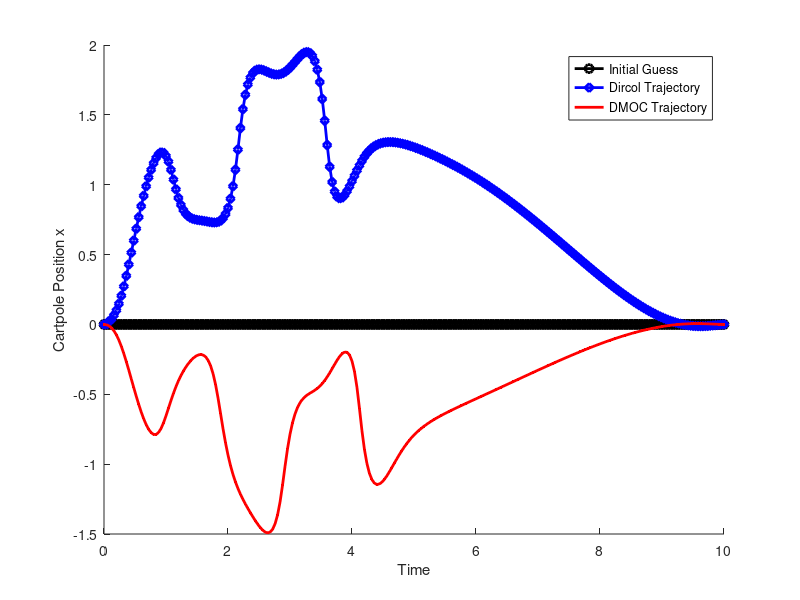
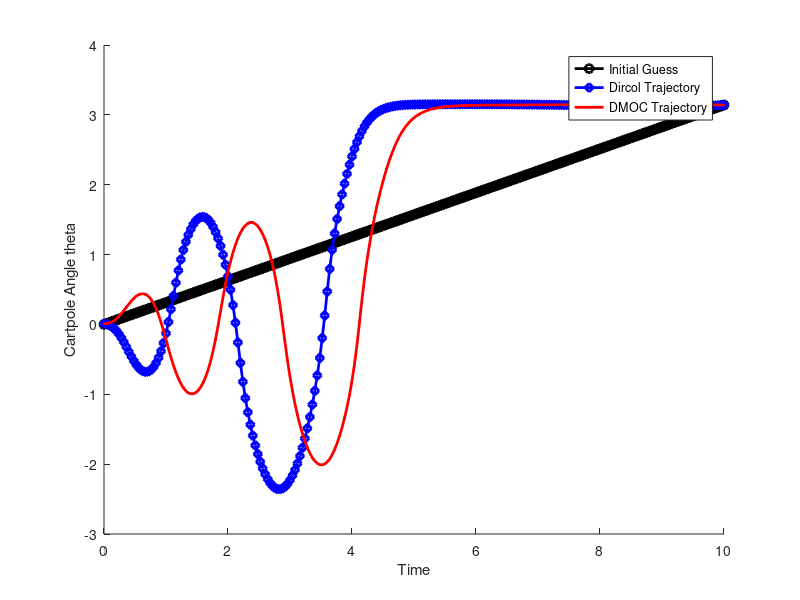
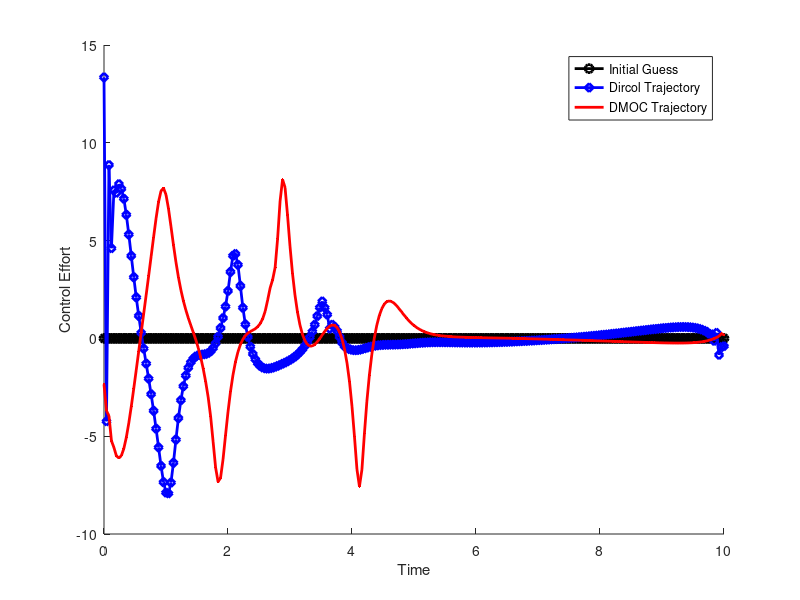

These figures' MATLAB source, in order: (Note: this script raises an error after producing the figures.)
%make plots

%%
clear all;
close all;

load optimTraj3;
load dircolTraj1a;
load cartpoleparams;

figure;
hold on;
plot(tcp,optimInitGuess(1,:),'ko-','LineWidth',2);
plot(tcp,dircolTraj(1,:),'bd-','LineWidth',2);
plot(tcp,optimTraj(1,:),'r.-','LineWidth',2);
xlabel('Time');
ylabel('Cartpole Position x');
legend('Initial Guess','Dircol Trajectory','DMOC Trajectory');

figure;
hold on;
plot(tcp,optimInitGuess(2,:),'ko-','LineWidth',2);
plot(tcp,dircolTraj(2,:),'bd-','LineWidth',2);
plot(tcp,optimTraj(2,:),'r.-','LineWidth',2);
xlabel('Time');
ylabel('Cartpole Angle theta');
legend('Initial Guess','Dircol Trajectory','DMOC Trajectory');

figure;
hold on;
plot(tcp,optimInitGuess(5,:),'ko-','LineWidth',2);
plot(tcp,dircolTraj(5,:),'bd-','LineWidth',2);
plot(tcp,optimTraj(3,:),'r.-','LineWidth',2);
xlabel('Time');
ylabel('Control Effort');
legend('Initial Guess','Dircol Trajectory','DMOC Trajectory');

disp(['Dircol cost: ' num2str(cartpoleObFunDircol(dircolTraj,tcp,params))]);
disp(['DMOC cost: ' num2str(cartpoleObFun(optimTraj,tcp,params))]);

%%
clear all;
close all

load optimTraj4;
load dircolTraj2;
load cartpoleparams;

figure;
hold on;
plot(tcp,optimInitGuess(1,:),'ko-','LineWidth',2);
plot(tcp,dircolTraj(1,:),'bd-','LineWidth',2);
plot(tcp,optimTraj(1,:),'r.-','LineWidth',2);
xlabel('Time');
ylabel('Cartpole Position x');
legend('Initial Guess','Dircol Trajectory','DMOC Trajectory');

figure;
hold on;
plot(tcp,optimInitGuess(2,:),'ko-','LineWidth',2);
plot(tcp,dircolTraj(2,:),'bd-','LineWidth',2);
plot(tcp,optimTraj(2,:),'r.-','LineWidth',2);
xlabel('Time');
ylabel('Cartpole Angle theta');
legend('Initial Guess','Dircol Trajectory','DMOC Trajectory');

figure;
hold on;
plot(tcp,optimInitGuess(5,:),'ko-','LineWidth',2);
plot(tcp,dircolTraj(5,:),'bd-','LineWidth',2);
plot(tcp,optimTraj(3,:),'r.-','LineWidth',2);
xlabel('Time');
ylabel('Control Effort');
legend('Initial Guess','Dircol Trajectory','DMOC Trajectory');

disp(['Initial Guess cost: ' num2str(cartpoleObFunDircol(optimInitGuess,tcp,params))]);
disp(['Dircol cost: ' num2str(cartpoleObFunDircol(dircolTraj,tcp,params))]);
disp(['DMOC cost: ' num2str(cartpoleObFun(optimTraj,tcp,params))]);


